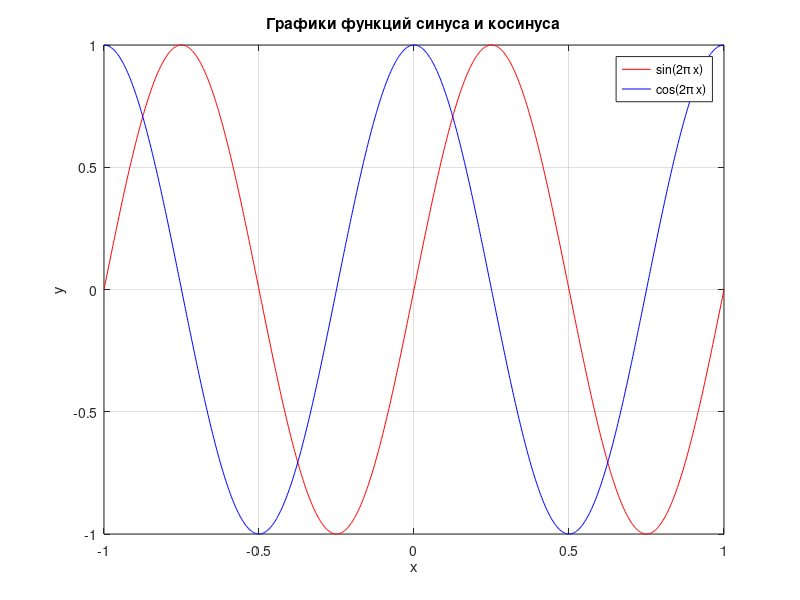
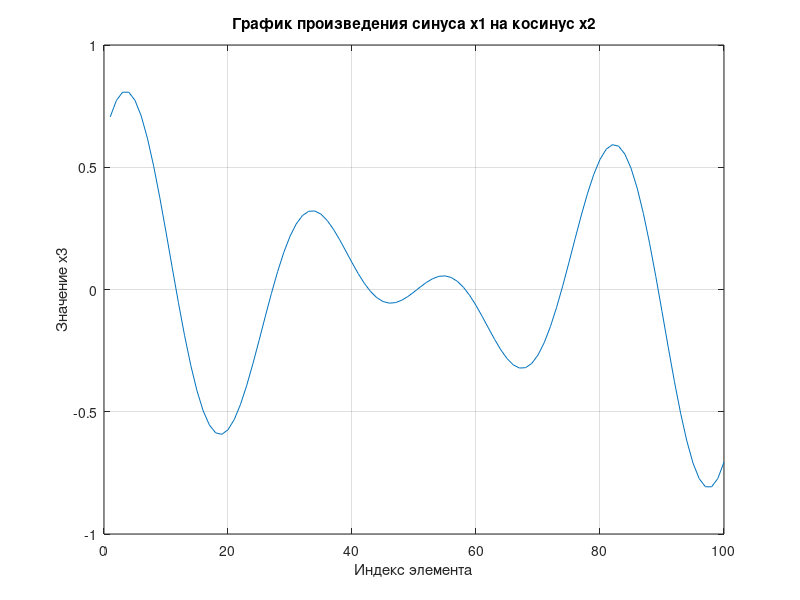
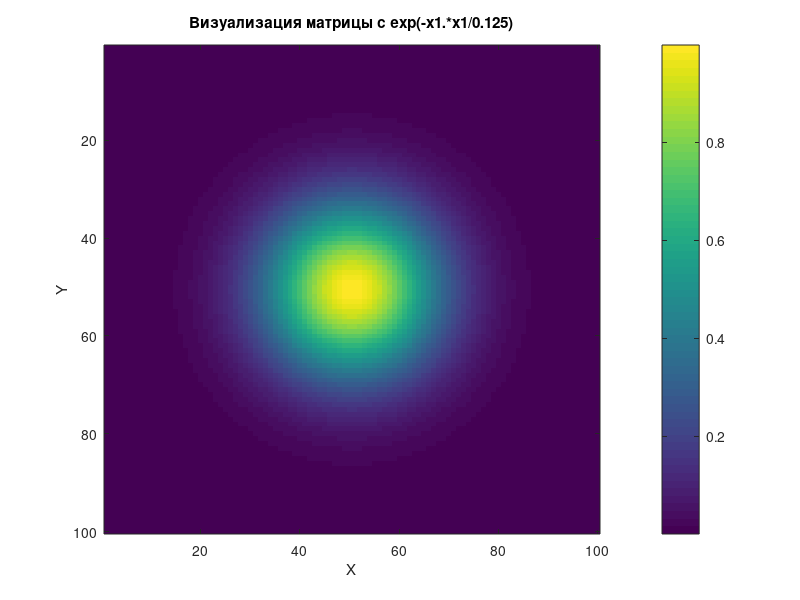

MATLAB code for these plots, in order:
clear all
%Задание 1
disp('Задание 1');
% Создание матрицы x1 размером 11x11
x1 = rand(11, 11);
disp('Матрица x1:');
disp(x1);

% Выделение подматрицы x2 размером 5x5
x2 = x1(end-4:end, end-4:end);
disp('Матрица x2:');
disp(x2);
%Задание 2

disp('Задание 2');
% Создание матрицы x1 размером 5x5 с произвольными числами от 0 до 1
x1 = rand(10, 10);

% Создание матрицы x2 с четными строками матрицы x1
% Используем индексацию с шагом 2, начиная со второй строки
x2 = x1(2:2:end, :);

% Создание матрицы x3 с нечетными столбцами матрицы x1
% Используем индексацию с шагом 2, начиная с первого столбца
x3 = x1(:, 1:2:end);

% Выводим матрицы для проверки
disp('Матрица x1:');
disp(x1);
disp('Матрица x2 (четные строки x1):');
disp(x2);
disp('Матрица x3 (нечетные столбцы x1):');
disp(x3);

%Задание 3
disp('Задание 3');
% Создание вектора-строки x1 с диапазоном значений от -1 до 1
% и разбиением на 100 элементов
x1 = linspace(-1, 1, 100);

% Зануление элементов вектора x1, которые меньше 0.5
% Используем логическую индексацию для нахождения и замены таких элементов
x1(x1 < 0.5) = 0;

% Выводим измененный вектор x1
disp('Измененный вектор x1:');
disp(x1);

%Задание 4
disp('Задание 4');
% Создание квадратных матриц x1 и x2 размером 5x5, заполненных
% произвольными числами от 0 до 1
x1 = rand(5,5);
x2 = rand(5,5);

% Перемножение матриц по правилам матричного умножения
resultMatrixMultiplication = x1 * x2;

% Перемножение матриц поэлементно
resultElementWiseMultiplication = x1 .* x2;

% Вывод результатов
disp('Результат матричного умножения матриц x1 и x2:');
disp(resultMatrixMultiplication);
disp('Результат поэлементного умножения матриц x1 и x2:');
disp(resultElementWiseMultiplication);

%Задание 5
disp('Задание 5');
% Создание вектор-строки x1 и вектор-столбца x2
% с одинаковым количеством элементов (например, 10) случайных чисел от 0 до 1
x1 = rand(1,10); % Вектор-строка с 10 случайными числами
x2 = rand(10,1); % Вектор-столбец с 10 случайными числами

% Перемножение векторов по правилам матричного умножения
% Результатом будет скаляр (число), так как умножаем вектор-строку на вектор-столбец
resultMatrixMultiplication = x1 * x2;

% Перемножение векторов поэлементно не применимо в строгом смысле,
% так как они имеют разные ориентации (строка и столбец).
% Однако, мы можем транспонировать вектор-столбец в вектор-строку
% или наоборот для поэлементного умножения. В этом примере транспонируем x2.
resultElementWiseMultiplication = x1 .* x2;

% Вывод результатов
disp('Результат матричного умножения векторов x1 и x2:');
disp(resultMatrixMultiplication);
disp('Результат поэлементного умножения векторов x1 и x2:');
disp(resultElementWiseMultiplication);

%Задание 6
disp('Задание 6');
% Задаем размеры матриц
n = 10; % Произвольное целое число для размера n
k = 10; %Произвольное целое число для размера k
m = 10; % Произвольное целое число для размера m

% Создаем матрицы x1 и x2 с произвольными числами от 0 до 1
x1 = rand(n, k);
x2 = rand(k, m);

% Перемножение матриц по правилам матричного умножения
tic; % Начало измерения времени
x3 = x1 * x2;
toc; % Конец измерения времени и вывод результата
disp('Результат матричного умножения матриц x1 и x2:');

% Реализация алгоритма поэлементного нахождения элементов матрицы x3
x3_elementwise = zeros(n, m); % Инициализация матрицы нулями
tic; % Начало измерения времени
for i = 1:n
    for j = 1:m
        for r = 1:k
            x3_elementwise(i, j) = x3_elementwise(i, j) + x1(i, r) * x2(r, j);
        end
    end
end
toc; % Конец измерения времени и вывод результата
disp('Результат поэлементного нахождения элементов матрицы x3:');

%Задание 7
disp('Задание 7');
% Создание вектора-строки x1 с случайными числами от 0 до 1
x1 = rand(1, 10); % Допустим, размер вектора - 10 элементов

% Поэлементное нахождение элементов вектора x2 (циклический подход)
tic; % Начало измерения времени
x2_loop = zeros(1, length(x1)-1); % Инициализация x2 с размером на 1 меньше x1
for i = 1:length(x1)-1
    x2_loop(i) = x1(i+1) - x1(i);
end
loopTime = toc; % Конец измерения времени

% Векторизованный подход для нахождения элементов x2
tic; % Начало измерения времени
x2_vectorized = x1(2:end) - x1(1:end-1);
vectorizedTime = toc; % Конец измерения времени

% Вывод результатов
disp('Вектор x1:');
disp(x1);
disp('Разности элементов (цикл):');
disp(x2_loop);
disp('Разности элементов (векторизованный):');
disp(x2_vectorized);

% Сравнение времени выполнения с использованием fprintf
fprintf('Время выполнения (цикл): %f сек.\n', loopTime);
fprintf('Время выполнения (векторизованный): %f сек.\n', vectorizedTime);

%Задание 8
disp('Задание 8');
% Создание матрицы x1 с размером 5x5, заполненной случайными числами от 0 до 1
x1 = rand(5, 5);

% Создание матрицы x2 для хранения разности строк матрицы x1
% Разность берется между последовательными строками,
% поэтому размер x2 будет на одну строку меньше, чем x1
x2 = diff(x1, 1, 1); % Второй аргумент '1' указывает на вычитание вдоль строк

% Создание матрицы x3 для хранения разности столбцов матрицы x1
% Разность берется между последовательными столбцами,
% поэтому размер x3 будет на один столбец меньше, чем x1
x3 = diff(x1, 1, 2); % Третий аргумент '2' указывает на вычитание вдоль столбцов

% Вывод результатов
disp('Матрица x1:');
disp(x1);
disp('Матрица x2 (разность строк x1):');
disp(x2);
disp('Матрица x3 (разность столбцов x1):');
disp(x3);

%Задание 9
disp('Задание 9');
% Создание вектора-строки x1 с 10 случайными числами от 0 до 1
x1 = rand(1, 10);

% Инициализация вектора x2
% Длина x2 будет на 2 меньше, чем длина x1,
% так как для крайних элементов не существует трех соседних элементов
x2 = zeros(1, length(x1) - 2);

% Вычисление среднего значения от трех соседних элементов вектора x1
for i = 1:length(x2)
    x2(i) = sum(x1(i:i+2)) / 3;
end

% Вывод векторов x1 и x2
disp('Вектор x1:');
disp(x1);
disp('Вектор x2 (среднее из трех соседних элементов x1):');
disp(x2);

%Задание 10
disp('Задание 10');
% Создание матрицы x1 размером 5x5, заполненной случайными числами от 0 до 1
x1 = rand(5, 5);

% Создание матрицы x2, содержащей только значения из x1 меньшие 0.5
% Используем логическую индексацию для выбора таких элементов
x2 = x1(x1 < 0.5);

% Преобразование x2 в матрицу того же размера, что и x1, где элементы, не удовлетворяющие условию, заменены на NaN (не число)
x2_fullSize = x1; % Создаем копию x1
x2_fullSize(x1 >= 0.5) = NaN; % Заменяем элементы, большие или равные 0.5, на NaN

% Вывод результатов
disp('Матрица x1:');
disp(x1);
disp('Элементы x1 меньшие 0.5 (вектор x2):');
disp(x2);
disp('Матрица x2 с элементами меньше 0.5 и NaN для остальных:');
disp(x2_fullSize);

%Задание 11
disp('Задание 11');
% Создание матрицы x1 размером 5x5, заполненной случайными числами от 0 до 1
x1 = rand(5, 5);

% Инициализация матрицы x2 с теми же размерами, что и x1
x2 = zeros(size(x1));

% Заполнение матрицы x2 единицами на позициях, где значения x1 меньше 0.5
x2(x1 < 0.5) = 1;

% Вывод матриц x1 и x2
disp('Матрица x1:');
disp(x1);
disp('Матрица x2 (единицы на позициях значений x1 меньше 0.5):');
disp(x2);

%Задание 12
disp('Задание 12');
% Задаем размер матрицы
N = 5; % Пример размера матрицы 5x5

% Создаем векторы координат для осей x и y
% Линейное пространство от -1 до 1, количество точек соответствует размеру матрицы N
x = linspace(-1, 1, N);
y = linspace(-1, 1, N);

% Генерируем две матрицы координатных сеток
[X, Y] = meshgrid(x, y);

% Вычисляем расстояние от центра до каждой точки матрицы
% Центр в координатах x и y предполагается равным 0, поэтому просто используем X и Y
Distance = sqrt(X.^2 + Y.^2);

% Результат в матрице x1
x1 = Distance;

% Выводим результат
disp('Матрица x1 с расстояниями от центра до края:');
disp(x1);

%Задание 13
disp('Задание 13');
% Создание вектора-строки x1 с диапазоном значений от -1 до 1, разбитым на 1000 элементов
x1 = linspace(-1, 1, 1000);

% Создание вектора-строки x2, содержащего значения синуса от соответствующих элементов x1
x2 = sin(2*pi*x1);

% Создание вектора-строки x3, содержащего значения косинуса от соответствующих элементов x1
x3 = cos(2*pi*x1);

figure;

% Построение графика для синуса
plot(x1, x2, 'r'); % 'r' означает красный цвет линии
hold on; % Удержание текущего графика для добавления второй функции

% Добавление на график значения косинуса
plot(x1, x3, 'b'); % 'b' означает синий цвет линии
hold off;
% Добавление легенды для различия графиков
legend('sin(2\pi x)', 'cos(2\pi x)');

% Название графика
title('Графики функций синуса и косинуса');

% Метки осей
xlabel('x');
ylabel('y');

% Включение сетки для удобства восприятия
grid on;

%Задание 14
disp('Задание 14');
% Создание вектора-строки x1
x1 = linspace(-1, 1, 1000);

% Векторизованный подход
tic; % Начало измерения времени для векторизованного подхода
x2_vectorized = sin(x1); % Вычисление синуса для каждого элемента x1
vectorizedTime = toc; % Замер времени выполнения

% Поэлементный подход
x2_loop = zeros(1, length(x1)); % Инициализация вектора x2 для поэлементного подхода
tic; % Начало измерения времени для поэлементного подхода
for i = 1:length(x1)
    x2_loop(i) = sin(x1(i)); % Вычисление синуса для каждого элемента x1 поэлементно
end
loopTime = toc; % Замер времени выполнения

% Вывод результатов времени выполнения
fprintf('Время выполнения векторизованного подхода: %f сек.\n', vectorizedTime);
fprintf('Время выполнения поэлементного подхода: %f сек.\n', loopTime);

%Задание 15
disp('Задание 15');
% Создание вектора-строки x1 с 10000 случайными числами от 0 до 1
x1 = rand(1, 10000);

% Использование встроенной функции для нахождения суммы
tic; % Начало измерения времени
sumUsingBuiltIn = sum(x1);
timeUsingBuiltIn = toc; % Замер времени выполнения

% Реализация поэлементного алгоритма для нахождения суммы
tic; % Начало измерения времени
sumUsingLoop = 0; % Инициализация переменной для хранения суммы
for i = 1:length(x1)
    sumUsingLoop = sumUsingLoop + x1(i);
end
timeUsingLoop = toc; % Замер времени выполнения

% Вывод сумм и времени выполнения
fprintf('Сумма с использованием встроенной функции: %f\n', sumUsingBuiltIn);
fprintf('Время использования встроенной функции: %f сек.\n', timeUsingBuiltIn);

fprintf('Сумма с использованием поэлементного алгоритма: %f\n', sumUsingLoop);
fprintf('Время использования поэлементного алгоритма: %f сек.\n', timeUsingLoop);


%Задание 16
disp('Задание 16');
% Создание вектора-строки x1 с диапазоном значений от -1 до 1
x1 = linspace(-1, 1, 100);

% Создание вектора-строки x2 с диапазоном значений от -10 до 10
x2 = linspace(-10, 10, 100);

% Вычисление произведения значений синуса от x1 на значения косинуса от x2
x3 = sin(x1) .* cos(x2);
figure;
% Построение графика x3
plot(x3);
title('График произведения синуса x1 на косинус x2');
xlabel('Индекс элемента');
ylabel('Значение x3');
grid on; % Включение сетки для лучшей визуализации


%Задание 17
disp('Задание 17');
% Создание матрицы x1 размером 5x5 с комплексными числами
% Реальная и мнимая части чисел выбираются случайно от 0 до 1
x1 = rand(5) + 1i * rand(5)

% Вычисление модуля комплексных чисел в x1
x2 = abs(x1);

% Вычисление фазы комплексных чисел в x1
x3 = angle(x1);

% Вывод результатов
disp('Матрица x1 (комплексные числа):');
disp(x1);

disp('Матрица x2 (модуль чисел из x1):');
disp(x2);

disp('Матрица x3 (фаза чисел из x1):');
disp(x3);


%Задание 18
disp('Задание 18');
% Задание размера матрицы
N = 100; % Пример размера для квадратной матрицы

% Создание координатных сеток для осей x и y
[x, y] = meshgrid(linspace(-1, 1, N), linspace(-1, 1, N));

% Вычисление расстояния от центра до каждой точки в матрице
% Центр координат предполагается в (0,0)
x1 = sqrt(x.^2 + y.^2);

% Создание второй матрицы на основе значений exp(-x1.*x1/0.125)
x2 = exp(-x1 .* x1 / 0.125);

% Визуализация второй матрицы с помощью imagesc()
figure;
imagesc(x2);
colorbar; % Добавление шкалы цвета для интерпретации значений
title('Визуализация матрицы с exp(-x1.*x1/0.125)');
xlabel('X');
ylabel('Y');


%Задание 19
disp('Задание 19');
% Создание квадратной матрицы 10x10, заполненной нулями
x1 = zeros(10, 10);

% Генерация диапазона значений от 0 до 1, разбитого на 10 элементов
diagonalValues = linspace(0, 1, 10);

% Вставка значений на главную диагональ матрицы
for i = 1:10
    x1(i, i) = diagonalValues(i);
end

% Альтернативный и более эффективный способ без цикла:
% x1 = diag(linspace(0, 1, 10));

% Вывод матрицы
disp('Матрица с элементами от 0 до 1 на главной диагонали:');
disp(x1);




















































































